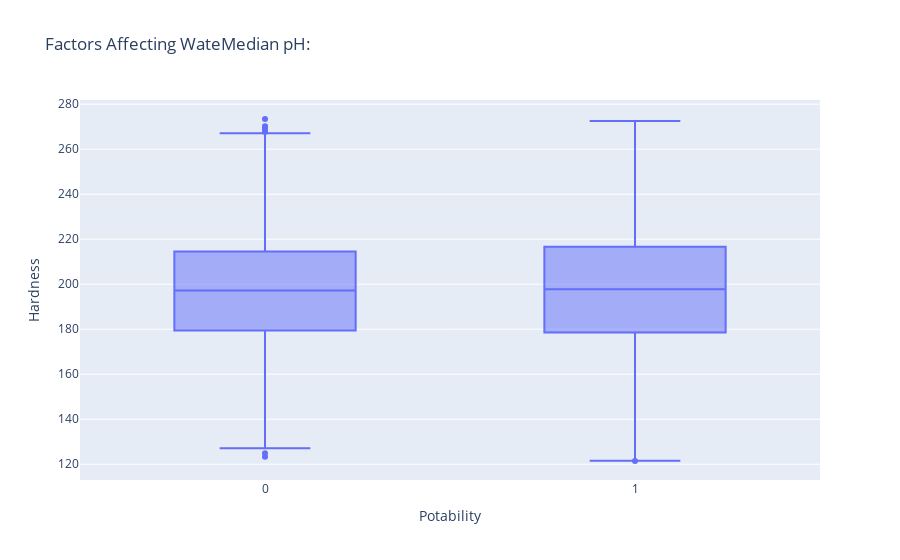

Notebook source saved alongside this figure:
### Code cell
import plotly.express as px
figure = px.box(data, x='Potability', y='Hardness',
                title='Factors Affecting WateMedian pH:')

# Display the plot
figure.show()

### Figure 1 — Plotly figure (JSON) as saved in the notebook; plotly's stock layout.template omitted (floating-point values rounded to 4 significant figures; data arrays with more than 128 entries replaced by an {"elided": "..."} marker saying what was removed)
{"data": [{"alignmentgroup": "True", "hovertemplate": "Potability=%{x}<br>Hardness=%{y}<extra></extra>", "legendgroup": "", "marker": {"color": "#636efa"}, "name": "", "notched": false, "offsetgroup": "", "orientation": "v", "showlegend": false, "type": "box", "x": {"elided": "2637 int values"}, "x0": " ", "xaxis": "x", "y": {"elided": "2637 float values"}, "y0": " ", "yaxis": "y"}], "layout": {"boxmode": "group", "legend": {"tracegroupgap": 0}, "title": {"text": "Factors Affecting WateMedian pH:"}, "xaxis": {"anchor": "y", "domain": [0, 1], "title": {"text": "Potability"}}, "yaxis": {"anchor": "x", "domain": [0, 1], "title": {"text": "Hardness"}}}}
